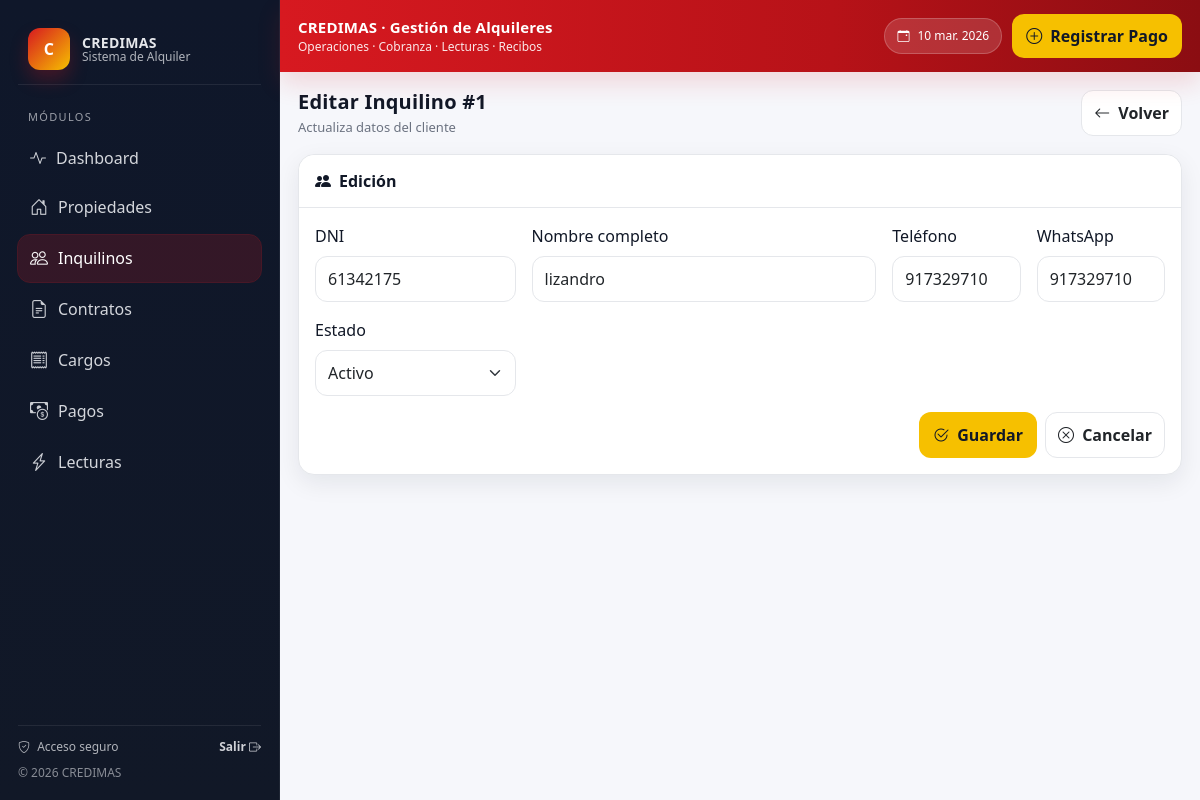
/inquilinos/1/editar, run on an earlier commit of the app's database.
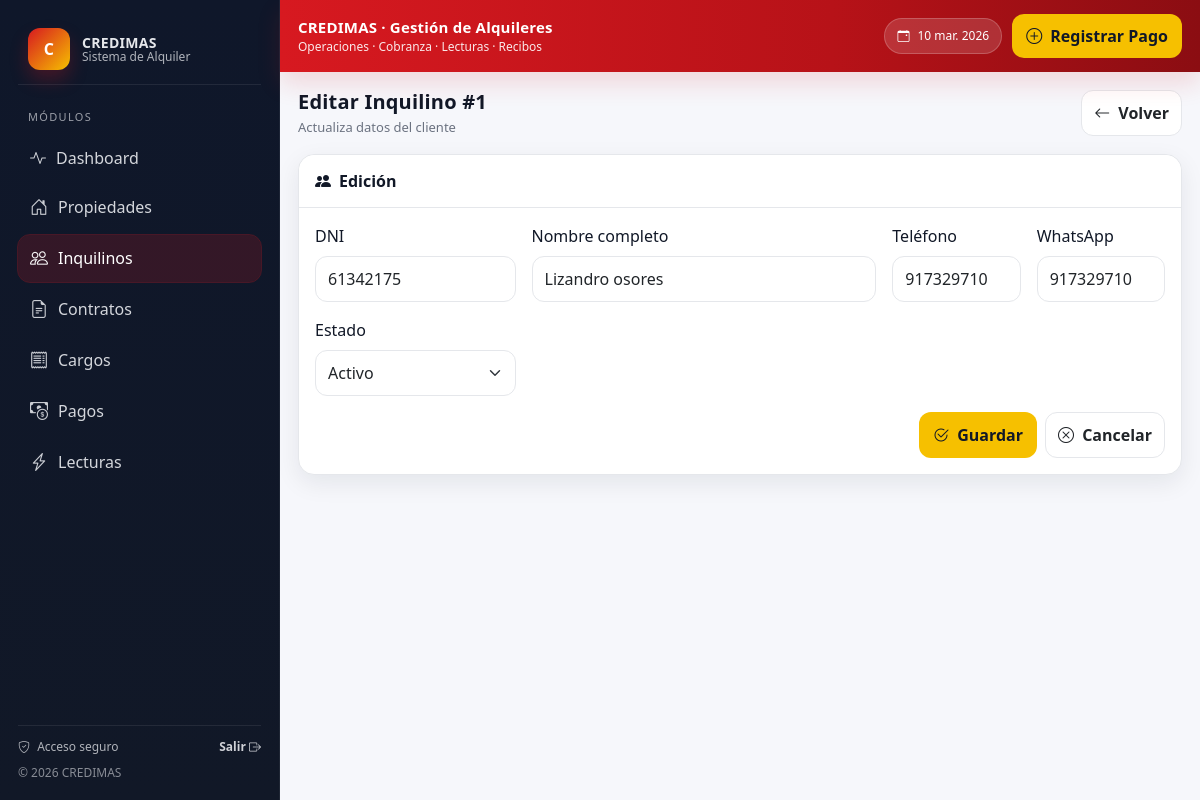
And on a later commit of the database.
### models.py (models this page shows)
class Inquilino(Base):
    __tablename__ = "inquilinos"
    id = Column(Integer, primary_key=True, index=True)
    dni = Column(String, unique=True, index=True, nullable=False)
    nombre = Column(String, nullable=False)
    telefono = Column(String, default="")
    whatsapp = Column(String, default="")
    estado = Column(String, default="Activo")
    contratos = relationship("Contrato", back_populates="inquilino")

### main.py (the view)
@app.get("/inquilinos/{inquilino_id}/editar", response_class=HTMLResponse)
def inquilinos_editar(request: Request, inquilino_id: int):
    db = SessionLocal()
    try:
        i = db.query(Inquilino).filter(Inquilino.id == inquilino_id).first()
        if not i:
            raise HTTPException(404, "Inquilino no encontrado")
        return templates.TemplateResponse("inquilino_editar.html", {"request": request, "i": i})
    finally:
        db.close()

### templates/inquilino_editar.html (shortened to what this page needs)
{% extends "base.html" %}
{% block content %}
<div class="page-header">
  <div>
    <h1 class="page-title">Editar Inquilino #{{ i.id }}</h1>
    <p class="page-subtitle">Actualiza datos del cliente</p>
  </div>
  <a class="btn btn-soft" href="/inquilinos"><i class="bi bi-arrow-left me-1"></i> Volver</a>
</div>
<div class="card-pro">
  <div class="card-header"><i class="bi bi-people-fill me-2"></i>Edición</div>
  <div class="card-body">
    <form class="row g-3" action="/inquilinos/{{i.id}}/actualizar" method="post">
      <div class="col-md-3">
        <label class="form-label">DNI</label>
        <input class="form-control" name="dni" value="{{i.dni}}" required>
      </div>
      <div class="col-md-5">
        <label class="form-label">Nombre completo</label>
        <input class="form-control" name="nombre" value="{{i.nombre}}" required>
      </div>
      <div class="col-md-2">
        <label class="form-label">Teléfono</label>
        <input class="form-control" name="telefono" value="{{i.telefono}}">
      </div>
      <div class="col-md-2">
        <label class="form-label">WhatsApp</label>
        <input class="form-control" name="whatsapp" value="{{i.whatsapp}}">
      </div>
      <div class="col-md-3">
        <label class="form-label">Estado</label>
        <select class="form-select" name="estado">
          <option value="Activo" {% if i.estado=="Activo" %}selected{% endif %}>Activo</option>
        </select>
      </div>
      <div class="col-12 d-flex justify-content-end gap-2">
        <button class="btn btn-credimas" type="submit"><i class="bi bi-check2-circle me-1"></i> Guardar</button>
        <a class="btn btn-soft" href="/inquilinos"><i class="bi bi-x-circle me-1"></i> Cancelar</a>
      </div>
    </form>
  </div>
</div>
{% endblock %}

What changed in the data, as far as the page shows it:
changed Inquilino "Activo": nombre "lizandro" → "Lizandro osores"
